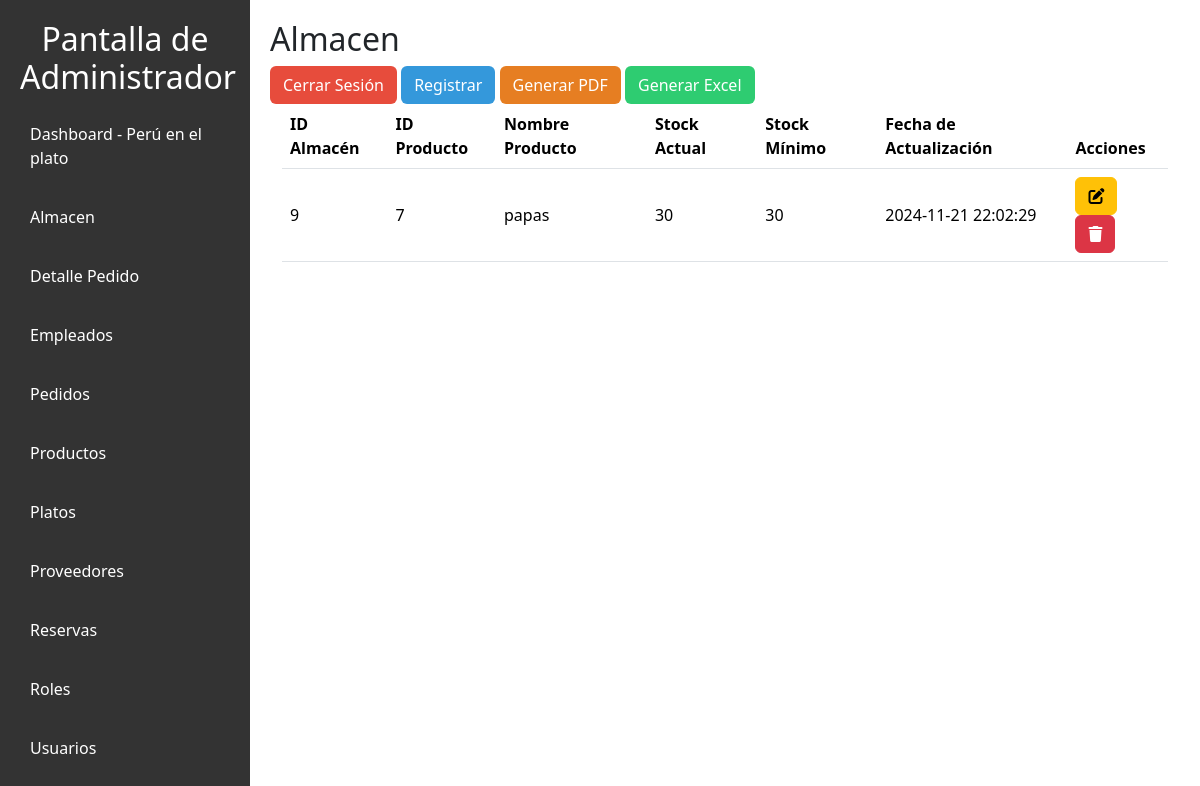
The app's page /vista/almacen.php with its own data.
### tables this page shows
CREATE TABLE `almacen` (
  `id_almacen` int(11) NOT NULL,
  `id_producto` int(11) DEFAULT NULL,
  `stock_actual` int(11) NOT NULL,
  `stock_minimo` int(11) NOT NULL,
  `fecha_actualizacion` timestamp NOT NULL DEFAULT current_timestamp()
);

CREATE TABLE `productos` (
  `id_producto` int(11) NOT NULL,
  `nombre` varchar(255) NOT NULL,
  `descripcion` text DEFAULT NULL,
  `costo` decimal(10,2) NOT NULL,
  `estado` tinyint(1) DEFAULT 1,
  `id_proveedor` int(11) DEFAULT NULL
);

### MODELO/almacen.php (called while the page is built, shortened)
<?php
class Almacen {
    private $conexion;
    public function __construct($conexion) {
        $this->conexion = $conexion;
    }
    public function obtenerInventario() {
        $sql = "SELECT a.*, p.nombre AS nombre_producto
                FROM almacen a
                JOIN productos p ON a.id_producto = p.id_producto";
        $resultado = $this->conexion->query($sql);
        return $resultado;
    }
}
?>

### vista/almacen.php (the view, shortened to what this page needs)
<?php
require_once "../config/conexion.php";
require_once "../modelo/almacen.php";
$almacenModelo = new Almacen($conexion);
$inventario = $almacenModelo->obtenerInventario();
?>
<!DOCTYPE html>
<html lang="en">
<head>
    <link rel="stylesheet" href="../public/styles/admi.css">
    <link rel="stylesheet" href="../public/styles/tablas.css">
    <link href="https://cdn.jsdelivr.net/npm/bootstrap@5.3.3/dist/css/bootstrap.min.css" rel="stylesheet">
</head>
<body>
    <nav class="sidebar">
        <h2>Pantalla de Administrador</h2>
        <ul>
            <li><a href="../vista/admin_dashboard.php">Dashboard - Perú en el plato</a></li>
            <li><a href="">Almacen</a></li>
            <li><a href="../vista/detalle_pedido.php">Detalle Pedido</a></li>
            <li><a href="../vista/empleados.php">Empleados</a></li>
            <li><a href="../vista/pedidos.php">Pedidos</a></li>
            <li><a href="../vista/productos.php">Productos</a></li>
            <li><a href="../vista/platos.php">Platos</a></li>
            <li><a href="../vista/proveedores.php">Proveedores</a></li>
            <li><a href="../vista/reservas.php">Reservas</a></li>
            <li><a href="../vista/roles.php">Roles</a></li>
            <li><a href="../vista/usuario.php">Usuarios</a></li>
        </ul>
    </nav>
    <div class="main-content">
        <h2>Almacen</h2>
        <a href="../controlador/logout.php" class="btn" style="background-color: #e74c3c; color: white;">Cerrar Sesión</a>
        <button type="button" class="btn" style="background-color: #3498db; color: white;" data-bs-toggle="modal" data-bs-target="#registroModal">Registrar</button>
        <button type="button" class="btn" style="background-color: #e67e22; color: white;" onclick="location.href='../controlador/CRUDalmacen.php?accion=generar_pdf'">Generar PDF</button>
        <button type="button" class="btn" style="background-color: #2ecc71; color: white;" onclick="location.href='../controlador/generar_excel.php'">Generar Excel</button>
        <div class="container-fluid">
            <table class="table">
                <thead class="bg-info">
                    <tr>
                        <th scope="col">ID Almacén</th>
                        <th scope="col">ID Producto</th>
                        <th scope="col">Nombre Producto</th>
                        <th scope="col">Stock Actual</th>
                        <th scope="col">Stock Mínimo</th>
                        <th scope="col">Fecha de Actualización</th>
                        <th scope="col">Acciones</th>
                    </tr>
                </thead>
                <tbody>
                    <?php
                    if ($inventario && $inventario->num_rows > 0):
                        while ($item = $inventario->fetch_object()):
                    ?>
                            <tr>
                                <td><?= $item->id_almacen ?></td>
                                <td><?= $item->id_producto ?></td>
                                <td><?= $item->nombre_producto ?></td>
                                <td><?= $item->stock_actual ?></td>
                                <td><?= $item->stock_minimo ?></td>
                                <td><?= $item->fecha_actualizacion ?></td>
                                <td>
                                    <a href="#" onclick="abrirModalModificar('<?= $item->id_almacen ?>', '<?= $item->id_producto ?>', '<?= $item->nombre_producto ?>', '<?= $item->stock_actual ?>', '<?= $item->stock_minimo ?>')" class="btn btn-small btn-warning">
                                        <i class="fa-solid fa-pen-to-square"></i>
                                    </a>
                                    <a onclick="return eliminarProductoDeAlmacen()" href="../controlador/CRUDalmacen.php?accion=eliminar&id=<?= $item->id_almacen ?>" class="btn btn-small btn-danger">
                                        <i class="fa-solid fa-trash"></i>
                                    </a>
                                </td>
                            </tr>
                        <?php
                        endwhile;
                    endif;
                    ?>
                </tbody>
            </table>
        </div>
    </div>
</body>
</html>

### public/styles/admi.css (style rules this page uses)
body { font-family: Arial, sans-serif; margin: 0; padding: 0; background-color: #f4f4f4; height: 100vh; }
.sidebar { width: 250px; background-color: #333; color: #fff; padding: 20px; }
.sidebar h2 { text-align: center; }
.sidebar ul { list-style: none; padding: 0; }
.sidebar ul li { margin: 15px 0; }
.sidebar ul li a { color: #fff; text-decoration: none; padding: 10px; display: block; transition: background 0.3s; }
table { width: 100%; border-collapse: collapse; margin-bottom: 20px; }
th, td { padding: 8px; text-align: left; border: 1px solid #ddd; }
th { background-color: #f2f2f2; }
.btn-danger { background-color: #dc3545; color: white; padding: 10px 15px; border: none; border-radius: 4px; cursor: pointer; text-decoration: none; }
.table { width: 100%; margin-bottom: 0; }
.table thead { position: sticky; top: 0; background-color: #f8f9fa; z-index: 10; }
.table th { background-color: #f8f9fa; color: #6c757d; border-bottom: 2px solid #dee2e6; font-weight: 600; }
.table td { vertical-align: middle; padding: 12px; }
.btn { transition: box-shadow 0.3s ease, transform 0.3s ease; }

### public/styles/tablas.css (style rules this page uses)
body { display: flex; }
.sidebar { width: 250px; }
.main-content { flex: 1; padding: 20px; }
.table { width: 100%; }

### records on screen
almacen: id_almacen "9", id_producto "7", id_producto.nombre "papas", stock_actual "30", stock_minimo "30", fecha_actualizacion "2024-11-21 22:02:29"
